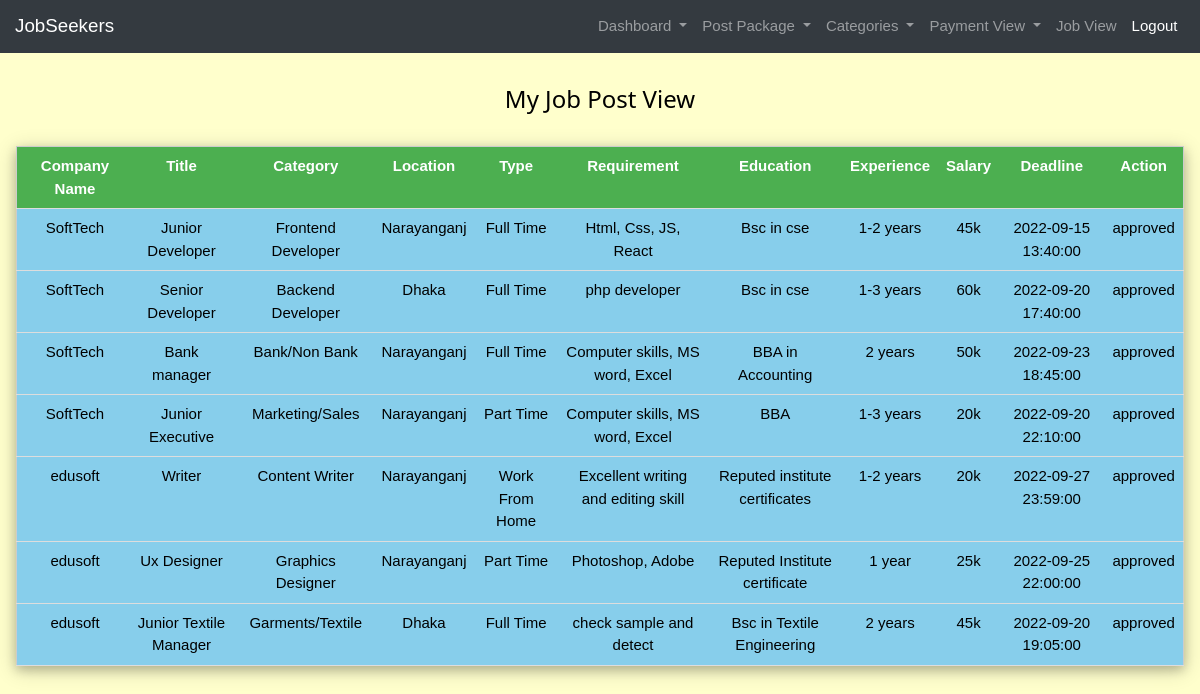
Screenshot of /admin/admin_jobview.php with the database file from the repository.
### tables this page shows
CREATE TABLE `jobpost` (
  `id` varchar(255) NOT NULL,
  `title` varchar(255) DEFAULT NULL,
  `companyname` varchar(255) DEFAULT NULL,
  `categoryid` int(11) DEFAULT NULL,
  `location` varchar(255) DEFAULT NULL,
  `type` varchar(255) DEFAULT NULL,
  `requirement` varchar(255) DEFAULT NULL,
  `experience` varchar(255) DEFAULT NULL,
  `salary` int(11) DEFAULT NULL,
  `employerid` varchar(255) DEFAULT NULL,
  `editlimit` int(11) DEFAULT NULL,
  `status` varchar(255) DEFAULT NULL,
  `education` varchar(255) DEFAULT NULL,
  `deadline` datetime DEFAULT NULL
);

CREATE TABLE `category` (
  `id` int(11) NOT NULL,
  `name` varchar(255) DEFAULT NULL,
  `adminid` varchar(255) DEFAULT NULL
);

### admin/admin_jobview.php (the view, shortened to what this page needs)
<?php
require '../database.php';
?>
<!DOCTYPE html>
<html lang="en">
<head>
   <link rel="stylesheet" href="../css/stylesheet.css">
   <link rel="stylesheet" href="../css/bootstrap.min.css">
    <link rel="stylesheet" href="../css/w3.css">
</head>
<body class="w3-pale-yellow">
<?php
    include 'admin_navbar.php';
    $sql= "SELECT jobpost.id,jobpost.companyname,jobpost.title,jobpost.deadline, jobpost.location,jobpost.education,
          jobpost.type,jobpost.requirement,jobpost.experience,jobpost.salary,jobpost.status ,category.name
          FROM jobpost INNER JOIN category ON jobpost.categoryid = category.id ";
    $result=mysqli_query($connection,$sql);
?>
<br>
<div class="w3-container">
    <h3 style="text-align: center">My Job Post View</h3>
    <br>
    <table class="w3-table-all w3-card-4 w3-centered">
      <tr class="w3-green">
        <th>Company Name</th>
        <th>Title</th>
        <th>Category</th>
        <th>Location</th>
        <th>Type</th>
        <th>Requirement</th>
        <th>Education</th>
        <th>Experience</th>
        <th>Salary</th>
        <th>Deadline</th>
        <th>Action</th>
      </tr>
      <?php while ($row = mysqli_fetch_assoc($result))
      {
      ?>
      <tr class=" w3-light-blue w3-hover-blue-gray">
      <td> <?php echo $row['companyname'] ?></td>
        <td> <?php echo $row['title'] ?></td>
        <td> <?php echo $row['name'] ?></td>
        <td> <?php echo $row['location'] ?></td>
        <td> <?php echo $row['type'] ?></td>
        <td> <?php echo $row['requirement'] ?></td>
        <td> <?php echo $row['education'] ?></td>
        <td> <?php echo $row['experience'] ?></td>
        <td> <?php echo $row['salary'] ?>k</td>
        <td> <?php echo $row['deadline'] ?></td>
        <?php
        if($row['status'] =='pending'){
        ?>
        <td>
          <a class="btn btn-info" href="admin_jobviewprocess.php?jobpostid=<?php echo $row['id']; ?>& approve=approved ">Approve</a>
          <a class="btn btn-danger" href="admin_jobviewprocess.php?jobpostid=<?php echo $row['id']; ?>& reject=rejected ">Reject</a>
        </td>
        <?php }else
        { ?>
        <td> <?php echo $row['status'] ?></td>
        <?php }
      }
      ?>
      </tr>
    </table>
  </div>
</body>
</html>

### admin/admin_navbar.php (shortened to what this page needs)
<nav class="navbar navbar-expand-lg navbar-dark bg-dark">
  <a class="navbar-brand" href="admin_home.php">JobSeekers</a>
  <div class="collapse navbar-collapse" id="navbarSupportedContent">
      <ul class="navbar-nav ml-auto">
      <li class="nav-item active">
       <li class="nav-item dropdown">
        <a class="nav-link dropdown-toggle" href="#" id="navbarDropdown" role="button" data-toggle="dropdown" aria-haspopup="true" aria-expanded="false">
         Dashboard
        </a>
        <div class="dropdown-menu" aria-labelledby="navbarDropdown">
          <li class="nav-item dropdown">
        <a class="nav-link dropdown-toggle" href="#" id="navbarDropdown" role="button" data-toggle="dropdown" aria-haspopup="true" aria-expanded="false">
        Post Package
        </a>
        <div class="dropdown-menu" aria-labelledby="navbarDropdown">
         <li class="nav-item dropdown">
        <a class="nav-link dropdown-toggle" href="#" id="navbarDropdown" role="button" data-toggle="dropdown" aria-haspopup="true" aria-expanded="false">
        Categories
        </a>
        <div class="dropdown-menu" aria-labelledby="navbarDropdown">
      <li class="nav-item dropdown">
        <a class="nav-link dropdown-toggle" href="#" id="navbarDropdown" role="button" data-toggle="dropdown" aria-haspopup="true" aria-expanded="false">
        Payment View
        </a>
        <div class="dropdown-menu" aria-labelledby="navbarDropdown">
      <li class="nav-item">
        <a class="nav-link" href="admin_jobview.php">Job View</a>
      </li>
      <li class="nav-item active">
      <a class="nav-link" href="admin_logout.php">Logout</a>
    </li>
    </ul>
  </div>
</nav>

### css/stylesheet.css (style rules this page uses)
body, html { height: 100%; margin: 0; font-family: Arial, Helvetica, sans-serif; }
* { box-sizing: border-box; }

### css/w3.css (style rules this page uses)
html { box-sizing:border-box }
*,*:before,*:after { box-sizing:inherit }
html { -ms-text-size-adjust:100%;-webkit-text-size-adjust:100% }
body { margin:0 }
article,aside,details,figcaption,figure,footer,header,main,menu,nav,section { display:block }
a { background-color:transparent }
html,body { font-family:Verdana,sans-serif;font-size:15px;line-height:1.5 }
html { overflow-x:hidden }
h3 { font-size:24px }
h1,h2,h3,h4,h5,h6 { font-family:"Segoe UI",Arial,sans-serif;font-weight:400;margin:10px 0 }
a { color:inherit }
.w3-table,.w3-table-all { border-collapse:collapse;border-spacing:0;width:100%;display:table }
.w3-table-all { border:1px solid #ccc }
.w3-bordered tr,.w3-table-all tr { border-bottom:1px solid #ddd }
.w3-table-all tr:nth-child(odd) { background-color:#fff }
.w3-table-all tr:nth-child(even) { background-color:#f1f1f1 }
.w3-centered tr th,.w3-centered tr td { text-align:center }
.w3-table td,.w3-table th,.w3-table-all td,.w3-table-all th { padding:8px 8px;display:table-cell;text-align:left;vertical-align:top }
.w3-table th:first-child,.w3-table td:first-child,.w3-table-all th:first-child,.w3-table-all td:first-child { padding-left:16px }
.w3-container:after,.w3-container:before,.w3-panel:after,.w3-panel:before,.w3-row:after,.w3-row:before,.w3-row-padding:after,.w3-row-padding:before, .w3-cell-row:before,.w3-cell-row:after,.w3-clear:after,.w3-clear:before,.w3-bar:before,.w3-bar:after { content:"";display:table;clear:both }
.w3-container,.w3-panel { padding:0.01em 16px }
.w3-card-4,.w3-hover-shadow:hover { box-shadow:0 4px 10px 0 rgba(0,0,0,0.2),0 4px 20px 0 rgba(0,0,0,0.19) }
.w3-light-blue,.w3-hover-light-blue:hover { color:#000!important;background-color:#87CEEB!important }
.w3-green,.w3-hover-green:hover { color:#fff!important;background-color:#4CAF50!important }
.w3-pale-yellow,.w3-hover-pale-yellow:hover { color:#000!important;background-color:#ffffcc!important }

### rows the page displays
jobpost: companyname "SoftTech", title "Junior Developer", categoryid.name "Frontend Developer", location "Narayanganj", type "Full Time", requirement "Html, Css, JS, React", education "Bsc in cse", experience "1-2 years", salary "45", deadline "2022-09-15 13:40:00", status "approved"
jobpost: companyname "SoftTech", title "Senior Developer", categoryid.name "Backend Developer", location "Dhaka", type "Full Time", requirement "php developer", education "Bsc in cse", experience "1-3 years", salary "60", deadline "2022-09-20 17:40:00", status "approved"
jobpost: companyname "SoftTech", title "Bank manager", categoryid.name "Bank/Non Bank", location "Narayanganj", type "Full Time", requirement "Computer skills, MS word, Excel", education "BBA in Accounting", experience "2 years", salary "50", deadline "2022-09-23 18:45:00", status "approved"
jobpost: companyname "SoftTech", title "Junior Executive", categoryid.name "Marketing/Sales", location "Narayanganj", type "Part Time", requirement "Computer skills, MS word, Excel", education "BBA", experience "1-3 years", salary "20", deadline "2022-09-20 22:10:00", status "approved"
jobpost: companyname "edusoft", title "Writer", categoryid.name "Content Writer", location "Narayanganj", type "Work From Home", requirement "Excellent writing and editing skill", education "Reputed institute certificates", experience "1-2 years", salary "20", deadline "2022-09-27 23:59:00", status "approved"
jobpost: companyname "edusoft", title "Ux Designer", categoryid.name "Graphics Designer", location "Narayanganj", type "Part Time", requirement "Photoshop, Adobe", education "Reputed Institute certificate", experience "1 year", salary "25", deadline "2022-09-25 22:00:00", status "approved"
jobpost: companyname "edusoft", title "Junior Textile Manager", categoryid.name "Garments/Textile", location "Dhaka", type "Full Time", requirement "check sample and detect", education "Bsc in Textile Engineering", experience "2 years", salary "45", deadline "2022-09-20 19:05:00", status "approved"
